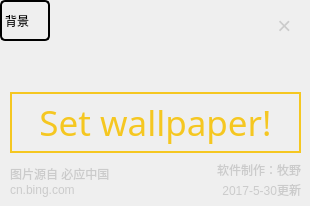
<?xml version="1.0" encoding="UTF-8"?>
<ui version="4.0">
 <class>WallPaper</class>
 <widget class="QDialog" name="WallPaper">
  <property name="geometry">
   <rect>
    <x>0</x>
    <y>0</y>
    <width>310</width>
    <height>206</height>
   </rect>
  </property>
  <property name="windowTitle">
   <string>WallPaper</string>
  </property>
  <property name="styleSheet">
   <string notr="true"/>
  </property>
  <widget class="QPushButton" name="setWallPaper">
   <property name="geometry">
    <rect>
     <x>10</x>
     <y>92</y>
     <width>291</width>
     <height>61</height>
    </rect>
   </property>
   <property name="font">
    <font>
     <family>Agency FB</family>
     <pointsize>26</pointsize>
    </font>
   </property>
   <property name="styleSheet">
    <string notr="true">border: 2px solid rgb(245, 199, 33);
color: rgb(245, 199, 33);</string>
   </property>
   <property name="text">
    <string>Set wallpaper!</string>
   </property>
  </widget>
  <widget class="QLabel" name="label_bing">
   <property name="geometry">
    <rect>
     <x>10</x>
     <y>160</y>
     <width>291</width>
     <height>41</height>
    </rect>
   </property>
   <property name="styleSheet">
    <string notr="true">color: rgb(203, 203, 203);</string>
   </property>
   <property name="text">
    <string>图片源自 必应中国
cn.bing.com</string>
   </property>
   <property name="textFormat">
    <enum>Qt::AutoText</enum>
   </property>
   <property name="scaledContents">
    <bool>false</bool>
   </property>
   <property name="alignment">
    <set>Qt::AlignLeading|Qt::AlignLeft|Qt::AlignVCenter</set>
   </property>
   <property name="wordWrap">
    <bool>false</bool>
   </property>
   <property name="margin">
    <number>0</number>
   </property>
   <property name="indent">
    <number>-1</number>
   </property>
   <property name="textInteractionFlags">
    <set>Qt::LinksAccessibleByMouse</set>
   </property>
  </widget>
  <widget class="QLabel" name="label_author">
   <property name="geometry">
    <rect>
     <x>140</x>
     <y>160</y>
     <width>161</width>
     <height>20</height>
    </rect>
   </property>
   <property name="styleSheet">
    <string notr="true">color: rgb(203, 203, 203);</string>
   </property>
   <property name="text">
    <string>软件制作：牧野</string>
   </property>
   <property name="alignment">
    <set>Qt::AlignRight|Qt::AlignTrailing|Qt::AlignVCenter</set>
   </property>
  </widget>
  <widget class="QLabel" name="label_date">
   <property name="geometry">
    <rect>
     <x>140</x>
     <y>180</y>
     <width>161</width>
     <height>20</height>
    </rect>
   </property>
   <property name="styleSheet">
    <string notr="true">color: rgb(203, 203, 203);</string>
   </property>
   <property name="text">
    <string>2017-5-30更新</string>
   </property>
   <property name="alignment">
    <set>Qt::AlignRight|Qt::AlignTrailing|Qt::AlignVCenter</set>
   </property>
  </widget>
  <widget class="QLabel" name="label_load">
   <property name="geometry">
    <rect>
     <x>0</x>
     <y>0</y>
     <width>310</width>
     <height>91</height>
    </rect>
   </property>
   <property name="styleSheet">
    <string notr="true">color: rgb(203, 203, 203);
background-color: transparent;
font: bold;
</string>
   </property>
   <property name="text">
    <string/>
   </property>
   <property name="alignment">
    <set>Qt::AlignCenter</set>
   </property>
  </widget>
  <widget class="QLabel" name="label_Close">
   <property name="geometry">
    <rect>
     <x>259</x>
     <y>0</y>
     <width>51</width>
     <height>51</height>
    </rect>
   </property>
   <property name="font">
    <font>
     <pointsize>18</pointsize>
     <weight>50</weight>
     <italic>false</italic>
     <bold>false</bold>
    </font>
   </property>
   <property name="styleSheet">
    <string notr="true">background-color: transparent;
font: rgb(0, 0, 0);
color: rgb(203, 203, 203);
border-radius: 5px;</string>
   </property>
   <property name="text">
    <string>×</string>
   </property>
   <property name="alignment">
    <set>Qt::AlignCenter</set>
   </property>
  </widget>
  <widget class="QLabel" name="label_backgr">
   <property name="geometry">
    <rect>
     <x>0</x>
     <y>0</y>
     <width>50</width>
     <height>41</height>
    </rect>
   </property>
   <property name="styleSheet">
    <string notr="true">border: 2px solid black;
border-radius: 5px;</string>
   </property>
   <property name="text">
    <string>背景</string>
   </property>
  </widget>
  <widget class="QLabel" name="label_countDown">
   <property name="geometry">
    <rect>
     <x>120</x>
     <y>20</y>
     <width>72</width>
     <height>61</height>
    </rect>
   </property>
   <property name="font">
    <font>
     <family>Agency FB</family>
     <pointsize>26</pointsize>
    </font>
   </property>
   <property name="styleSheet">
    <string notr="true">color: rgb(245, 199, 33);</string>
   </property>
   <property name="text">
    <string/>
   </property>
   <property name="alignment">
    <set>Qt::AlignCenter</set>
   </property>
  </widget>
  <zorder>label_backgr</zorder>
  <zorder>label_load</zorder>
  <zorder>setWallPaper</zorder>
  <zorder>label_bing</zorder>
  <zorder>label_author</zorder>
  <zorder>label_date</zorder>
  <zorder>label_Close</zorder>
  <zorder>label_countDown</zorder>
 </widget>
 <layoutdefault spacing="6" margin="11"/>
 <resources/>
 <connections/>
</ui>
